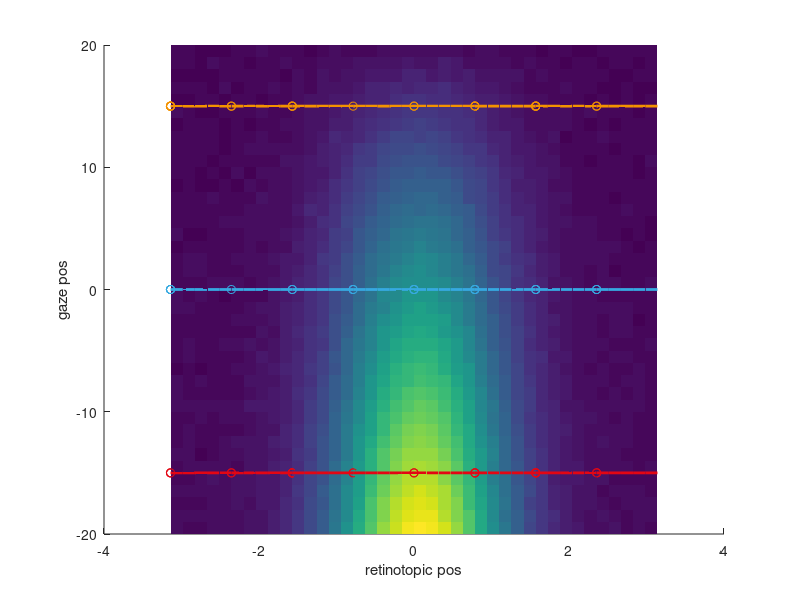
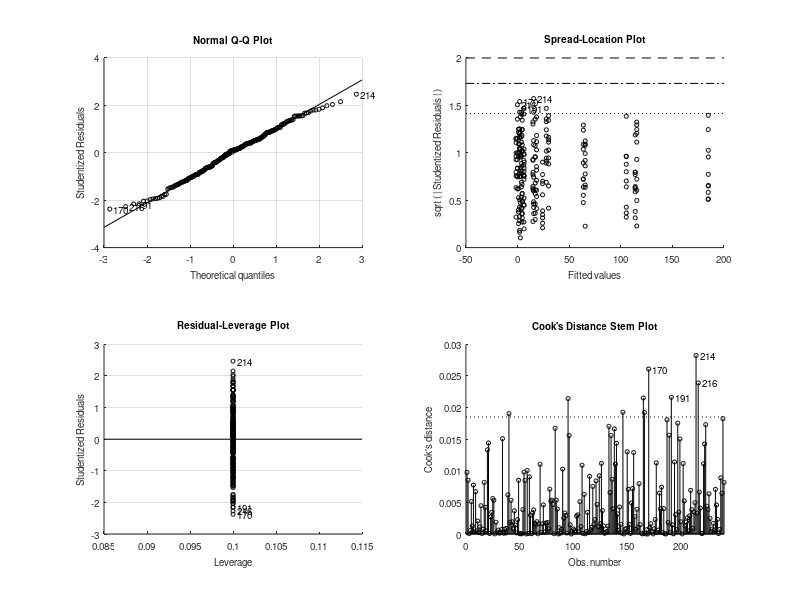

These charts were generated, in order, by the following MATLAB code: (Note: this script raises an error after producing the figures.)
function testsim_gain_field_dPulv2017(modulation_type)

if nargin < 1,
    modulation_type = 'linear_gain';
end
% see also testsim_lip_activity_profile

Noise		= 5;	% Firing rate noise
n_trials_per_cond = 10;

%
bootstrap_method='hierarchical';

% retinotopic Gaussian RF

Center              = 0;	% deg
Amplitude           = 300;	% spikes/s, RF response peak
UnmodulatedFR       = 5;	% spikes/s, ongoing/unmodulated firing
Sigma               = pi/4;	% tuning width
target_positions    = [-pi -pi*3/4 -pi/2 -pi/4 0 pi/4 pi/2 pi*3/4]; % retinotopic position
gaze_positions      = [-15 0 15];
retpos_continous	= -pi:pi/20:pi; % retinotopic position
gazepos_continous	= -20:20;       % gaze position

R		= 1/(sqrt(2*pi)*Sigma)*exp(-(retpos_continous - Center).^2/(2*Sigma^2)); % Gaussian RF profile
% R		= ones(size(retpos)); % no target position modulation
R		= UnmodulatedFR + R/max(R)*Amplitude;

n_trials_per_gaze=numel(target_positions)*n_trials_per_cond;

% target_positions2D_a =  [10    5 0  -5 -10  -5  0   5];
% target_positions2D_b =  [0.001 5 10 5 0.001 -5 -10 -5];
% target_positions2D = complex(target_positions2D_a,target_positions2D_b); % for MANOVA1 analysis


gaze_col = {'r' 'g' 'b'};

gaze_col_rgb = [227 6 19; 54 169 225; 243 146 0]/255;

switch modulation_type % eye position modulation type
    
    case 'linear_gain' %
        
        % E = interp1([gazepos(1) gazepos(end)],[-10 10],gazepos); % Gaze effect: leads to "loss" of main target effect
        % E = interp1([gazepos(1) 0 gazepos(end)],[10 0 10],gazepos); % Gaze effect: bidirectinal increase from center
        E = interp1([gazepos_continous(1) gazepos_continous(end)],[0.7 0],gazepos_continous); % Gaze effect: standard monotonic unidirectional
        % E = interp1([gazepos(1) gazepos(end)],[1 0.3],gazepos); % For CNL evaluatiom poster
        for k = 1:n_trials_per_cond
            FR(:,:,k) = E'*R + Noise*randn(length(gazepos_continous),length(retpos_continous)); % one trial
        end
        
    case 'linear_addition'
        E = interp1([gazepos_continous(1) gazepos_continous(end)],[10 0],gazepos_continous); % Gaze effect
        for k = 1:n_trials_per_cond
            FR(:,:,k) = 1*ones(size(gazepos_continous))'*R + 1*E'*ones(size(retpos_continous)) + Noise*randn(length(gazepos_continous),length(retpos_continous)); % one trial
        end
end

for g = 1:length(gaze_positions)
    col=gaze_col_rgb(g,:);
    gazepos_idx = find(gazepos_continous == gaze_positions(g));
    for t=1:length(target_positions)
        retpos_idx = find(retpos_continous == target_positions(t));
        for k = 1:1:n_trials_per_cond
            FRtarget(t,g,k) = FR(gazepos_idx,retpos_idx,k);
        end
    end
end

t_anova	= repmat(target_positions',[1,size(FRtarget,2),size(FRtarget,3)]);
g_anova	= repmat(gaze_positions,[size(FRtarget,1),1,size(FRtarget,3)]);


FRmean = mean(FR,3);
%FRmean = 1*ones(size(gazepos))'*R + 1*E'*ones(size(retpos)); % For CNL evaluatiom poster

% Plotting
figure;
surface(retpos_continous,gazepos_continous,FRmean); shading flat; hold on;
for g=1:numel(gaze_positions)
    plot3(retpos_continous,gaze_positions(g)*ones(size(retpos_continous)),FRmean(gazepos_continous == gaze_positions(g),:),'Color',gaze_col_rgb(g,:),'LineWidth',2);
    plot3(reshape(t_anova(:,g,:),1,n_trials_per_gaze),reshape(g_anova(:,g,:),1,n_trials_per_gaze),reshape(FRtarget(:,g,:),1,n_trials_per_gaze),'o','Color',gaze_col_rgb(g,:));
end
xlabel('retinotopic pos');
ylabel('gaze pos');



% von mises
F = @(a,x) a(3)+a(1)*exp(cos(x-a(2))*a(4))*exp(a(4)*-1);
opts = optimset('lsqcurvefit');
opts.Display='off';

% ANOVA
%FRtarget4ANOVA	= FRtarget(:);t_anova=t_anova(:); g_anova=g_anova(:);


pct1 = 100*0.05/2; % alpha 0.05
pct2 = 100-pct1;
Positions=t_anova(:);
angles=Positions;
Gazes=g_anova(:);
FR_vectors=FRtarget(:).*exp(1i*Positions);
unique_positions=unique(Positions);
unique_lines_effector=numel(unique(Gazes));
FRs=FRtarget(:);
[p,table,stats,terms] = anovan(FRs,[Positions Gazes],'model','full','varnames',{'target' 'gaze'});
% c = multcompare(stats)

if 0 % one-way vs two-way ANOVA on gaze
    % the question here if presence of another factor (target position) affects the first factor, e.g. in the initial fixation period
    % for this, we should remove the the effect of target position from the simulation, set "no target position modulation" above
    [p,table,stats,terms] = anovan(FRtarget(:),g_anova(:),'model','full','varnames',{'gaze'});
    
    
end % of one-way vs two-way ANOVA on gaze


if 0 % MANOVA1, I do not think it is an appropriate test to detect gain field or a shift in a RF, due to huge variance
    % (but we use some of the code for the bootstrp (see next case))
    
    FRtarget4MANOVA1 = [];
    FRtarget4BOOTCI  = [];
    FRpositions4MANOVA1=[];
    FR4BOOTCI	 = [];
    
    gaze_pos4MANOVA1 = [];
    figure;
    
    
    for g = 1:length(gaze_positions)
        for t=1:length(target_positions)-1,
            
            FRtarget4MANOVA1_ = squeeze(FRtarget(t,g,:))*target_positions2D(t)/abs(target_positions2D(t)); % original Lukas formulation
            FRpositions4MANOVA1_ = repmat([target_positions2D(t) gaze_positions(g)],numel(FRtarget4MANOVA1_),1); % original Lukas formulation
            
            plot(FRtarget4MANOVA1_,'.','Color',gaze_col_rgb(g,:)); hold on;
            
            % FOR ANOVA
            FRtarget4MANOVA1	= [FRtarget4MANOVA1; [real(FRtarget4MANOVA1_) imag(FRtarget4MANOVA1_)]];
            gaze_pos4MANOVA1	= [gaze_pos4MANOVA1; g*ones(n_trials_per_cond,1)];
            % FOR BOOTCI
            FRpositions4MANOVA1     = [	FRpositions4MANOVA1;FRpositions4MANOVA1_];
            FRtarget4BOOTCI         = [FRtarget4BOOTCI; FRtarget4MANOVA1_];
            
            % here we define the indexes that later are used to do hierarchical bootstraping
            indexes_per_position{g,t}=find(FRpositions4MANOVA1(:,1)==target_positions2D(t) & FRpositions4MANOVA1(:,2)==gaze_positions(g));
        end
        plot(mean(FRtarget4MANOVA1(gaze_pos4MANOVA1==g,1)), mean(FRtarget4MANOVA1(gaze_pos4MANOVA1==g,2)),'*','Color',gaze_col_rgb(g,:)); % vector mean
        
    end
    axis equal
    % plot(FRtarget4MANOVA1(:,1), FRtarget4MANOVA1(:,2),'.');
    
    % [D, p] = manova1(FRtarget4MANOVA1,gaze_pos4MANOVA1) % see testsim_manova1.m
    
end % of MANOVA1

if 1 % test gain field via bootstrap - on trial-by-trial FR vectors per target in a complex 2D space, abs and angle, NEEDS FRtarget4BOOTCI
    n_iterations_bootstrap = 1000;
    
    LB=double([0                 -pi    min(FRs)        1/pi]); %% Amplitude Direction Baseline Width
    UB=double([max([FRs;1])*1.3  pi     max([FRs;1])    10000]);%% Amplitude Direction Baseline Width
    X0=double([max(FRs)          0      min(FRs)        4/pi]); %% Amplitude Direction Baseline Width
    for lin = 1:max(unique_lines_effector)
        tr=Gazes'==gaze_positions(lin);
        mean_FR_angle=angle(mean(FR_vectors(tr)));
        %FRtarget4BOOTCI_ = FRtarget4BOOTCI(gaze_pos4MANOVA1==lin);
        
        %% bootstrapping
        n_samples_per_bootstrap=NaN;
        for p=1:numel(unique_positions)
            idexes_per_position{p}=find(Positions==unique_positions(p) & tr');
            FR_vector_per_position(p)=nanmean(FR_vectors(idexes_per_position{p}));
            n_samples_per_bootstrap=min([n_samples_per_bootstrap, numel(idexes_per_position{p})]);
        end
        
        if n_samples_per_bootstrap>=1%here should actually be 5!?
            for k=1:n_iterations_bootstrap
                idx_idx=cellfun(@(x) x(randsample(numel(x),10,true)),idexes_per_position,'Uniformoutput',false);
                idx_idx=[idx_idx{:}];
                bootstat(k,:)=[abs(nansum(FR_vectors(idx_idx(:)))/size(idx_idx,1)) angle(nansum(FR_vectors(idx_idx(:))/size(idx_idx,1))) 0 pi/4];
                bootstat_fit(k,:)=lsqcurvefit(F,double(X0),double(angles(idx_idx(:))),double(FRs(idx_idx(:))),LB,UB,opts);
            end
        else
            bootstat=single(NaN(n_iterations_bootstrap,4));
        end
        
        bootstat(:,2) = mod(bootstat(:,2)-mean_FR_angle+5*pi,2*pi)-pi+mean_FR_angle; % shift so CIs are around the mean
        bootstraped(lin).CI_amp   = [prctile(bootstat(:,1),pct1,1) nanmean(bootstat(:,1)) prctile(bootstat(:,1),pct2,1)];
        bootstraped(lin).CI_angle = [prctile(bootstat(:,2),pct1,1) nanmean(bootstat(:,2)) prctile(bootstat(:,2),pct2,1)];
        bootstraped(lin).CI_base  = [prctile(bootstat_fit(:,3),pct1,1) nanmean(bootstat_fit(:,3)) prctile(bootstat_fit(:,3),pct2,1)];
        bootstraped(lin).CI_kappa = [prctile(bootstat_fit(:,4),pct1,1) nanmean(bootstat_fit(:,4)) prctile(bootstat_fit(:,4),pct2,1)];
        
        bootstraped(lin).FR_vectors                 = bootstat(:,1).*exp(1i*bootstat(:,2));
        bootstraped(lin).mean_FR_vector             = nanmean(bootstraped(lin).FR_vectors);
        bootstraped(lin).original_mean_FR_vector    = nansum(FR_vector_per_position);
        % for plotting
        bootstraped(lin).mean_amp   = nanmean(bootstat(:,1));
        bootstraped(lin).mean_angle = mean(bootstat(:,2));
        bootstraped(lin).mean_base  = mean(bootstat_fit(:,3));
        bootstraped(lin).mean_kappa = mean(bootstat_fit(:,4));
        % for CIs
        bootstraped(lin).raw_amp   = bootstat(:,1);
        bootstraped(lin).raw_angle = bootstat(:,2);
        bootstraped(lin).raw_base  = bootstat_fit(:,3);
        bootstraped(lin).raw_kappa = bootstat_fit(:,4);
        
        %
        %         bootstat1 = bootstat(:,1);
        %         bootstat2 = bootstat(:,2);
        %         % bootstat2 = unwrap(bootstat2); % not working well in real life examples, according to Lukas
        %         mean_FR_angle = angle(mean(FRtarget4BOOTCI_));
        %         bootstat2 =  mod(bootstat(:,2)-mean_FR_angle+5*pi,2*pi)-pi+mean_FR_angle; % Lukas
        %
        %         pct1 = 100*0.05/2; % alpha 0.05
        %         pct2 = 100-pct1;
        %
        %         lower = prctile(bootstat1,pct1,1);
        %         upper = prctile(bootstat1,pct2,1);
        %         ci1 =[lower;upper];
        %         CI1(:,g) = ci1;
        %         meanBS1(g) = mean(bootstat1);
        %         BOOTSTAT1(:,g) = bootstat1;
        %
        %         lower = prctile(bootstat2,pct1,1);
        %         upper = prctile(bootstat2,pct2,1);
        %         ci2 =[lower;upper];
        %         CI2(:,g) = ci2;
        %         meanBS2(g) = mean(bootstat2);
        %
        %         subplot(1,2,1)
        %
        %         hp = polar([meanBS2(g) meanBS2(g)],[ci1(1) ci1(2)]); set(hp,'Color',gaze_col_rgb(g,:),'LineWidth',2); hold on;
        %
        %         th = linspace( ci2(1), ci2(2), 10);
        %         hp = polar(th,meanBS1(g)*ones(size(th)),[gaze_col{g}]); set(hp,'Color',gaze_col_rgb(g,:),'LineWidth',2);
        %         polar(angle(mean(FRtarget4BOOTCI_)),abs(mean(FRtarget4BOOTCI_)),'ko'); hold on
        %         polar(meanBS2(g),meanBS1(g),'kx');
        %
        %         subplot(1,2,2);
        %         hp = polar(bootstat2,bootstat1,[gaze_col{g} '.']); hold on
        %         set(hp,'Color',gaze_col_rgb(g,:));
        %
        
    end
    
    %% significance with CI overlap
    CI1=vertcat(bootstraped.CI_amp);
    Lower_bound=CI1(:,1);
    Mean_values=CI1(:,2);
    Upper_bound=CI1(:,3);
    %sign_diff = ~(bsxfun( @le, Lower_bound, Mean_values' ) & bsxfun( @ge, Upper_bound, Mean_values' ));
    sign_diff = ~(bsxfun( @le, Lower_bound, Upper_bound' ) & bsxfun( @ge, Upper_bound, Lower_bound' ));
    significant_gain1=any(any(sign_diff));
    
    for c_s=1:numel(bootstraped)+1 %% shifting always one by 2 pi to find overlaps around 0
        CI1=vertcat(bootstraped.CI_angle);
        if c_s<numel(bootstraped)
            CI1(c_s,:)= CI1(c_s,:)+2*pi;
        end
        Lower_bound=CI1(:,1);
        Mean_values=CI1(:,2);
        Upper_bound=CI1(:,3);
        %sign_diff = ~(bsxfun( @le, Lower_bound, Mean_values' ) & bsxfun( @ge, Upper_bound, Mean_values' ));
        sign_diff = ~(bsxfun( @le, Lower_bound, Upper_bound' ) & bsxfun( @ge, Upper_bound, Lower_bound' ));
        %
        significant_shift(c_s)=any(any(sign_diff));
    end
    significant_shift1=all(significant_shift); % only true if CIs are not overlapping for any 2*pi shift
    
    %% significance with CIs of differences
    temp1=true(numel(bootstraped));
    [temp2 temp3]=ind2sub(size(temp1),find(temp1));
    comparison_matrix=[temp2(temp2<temp3) temp3(temp2<temp3)];
    for c_s=1:size(comparison_matrix,1) %% shifting always one by 2 pi to find overlaps around 0
        tt=bootstraped(comparison_matrix(c_s,1)).raw_amp-bootstraped(comparison_matrix(c_s,2)).raw_amp;
        CI1_diff(c_s,:)=[prctile(tt,pct1,1) prctile(tt,pct2,1)];
        
        tt=bootstraped(comparison_matrix(c_s,1)).raw_angle-bootstraped(comparison_matrix(c_s,2)).raw_angle;
        %tt=[tt tt+pi tt-pi tt+2*pi tt-2*pi tt*3+pi tt-3*pi tt+4*pi tt-4*pi];
        tt=[tt tt+2*pi tt-2*pi tt+4*pi tt-4*pi];% ti ti+2*pi ti-2+pi ti+4*pi ti-4*pi];
        [~,totest_for_CI_indexes]=min(abs(tt),[],2);
        tt=tt(sub2ind(size(tt),1:size(tt,1),totest_for_CI_indexes'))';
        CI2_diff(c_s,:)=[prctile(tt,pct1,1) prctile(tt,pct2,1)];
    end
    significant_gain2=any(CI1_diff(:,1)>0 | CI1_diff(:,2)<0);
    significant_shift2=any(CI2_diff(:,1)>0 | CI2_diff(:,2)<0);
    
    
    
    
    %
    %     % test significance
    %
    %     BOOTSTAT_DIFF(:,1) = BOOTSTAT1(:,1) - BOOTSTAT1(:,2);
    %     BOOTSTAT_DIFF(:,2) = BOOTSTAT1(:,1) - BOOTSTAT1(:,3);
    %     BOOTSTAT_DIFF(:,3) = BOOTSTAT1(:,2) - BOOTSTAT1(:,3);
    %
    %     H = 0;
    %
    %     for k = 1:3, % 3 pair combinations
    %
    %         ci_l = prctile(BOOTSTAT_DIFF(:,k),pct1,1);
    %         ci_u = prctile(BOOTSTAT_DIFF(:,k),pct2,1);
    %         ci_diff =[ci_l;ci_u];
    %
    %         if ci_diff(1)>0 || ci_diff(2)<0;
    %             H = 1;
    %         end
    %
    %     end
    %    decision = {'not significant','significant'};
    
    figure_handle=figure;
    linespec.visible='off';
    markersize=20;
    max_FR_vector=max(abs(vertcat(bootstraped.FR_vectors)));
    polar(0, max_FR_vector,linespec);
    hold on
    for lin=1:max(unique_lines_effector)
        scatter(real([bootstraped(lin).FR_vectors]),imag([bootstraped(lin).FR_vectors]),5,gaze_col_rgb(lin,:));
        FR_vector=bootstraped(lin).mean_FR_vector;
        original_FR_vector=bootstraped(lin).original_mean_FR_vector;
        FR_Amp_CI=bootstraped(lin).CI_amp([1,end])*FR_vector/abs(FR_vector);
        FR_Ang_CI=exp(1i*bootstraped(lin).CI_angle)*abs(FR_vector);
        FR_Ang_CI_rad=exp(1i*[bootstraped(lin).CI_angle(1):pi/100:bootstraped(lin).CI_angle(end) bootstraped(lin).CI_angle(end)])*abs(FR_vector);
        plot(real(original_FR_vector),imag(original_FR_vector),'h','markersize',markersize,'markeredgecolor','k','color',gaze_col_rgb(lin,:),'Markerfacecolor',gaze_col_rgb(lin,:));
        plot(real(FR_vector),imag(FR_vector),'s','markersize',markersize,'markeredgecolor','k','color',gaze_col_rgb(lin,:),'Markerfacecolor',gaze_col_rgb(lin,:));
        plot(real(FR_Amp_CI),imag(FR_Amp_CI),'d-','linewidth',3,'markersize',markersize,'markeredgecolor','k','color',gaze_col_rgb(lin,:));
        %plot(real(bootstraped(lin).CI_amp(2)*FR_vector),imag(bootstraped(lin).CI_amp(2)*FR_vector),'d','color',gaze_col_rgb(lin,:));
        plot(real(FR_Ang_CI(1)),imag(FR_Ang_CI(1)),'d','linewidth',3,'markersize',markersize,'markeredgecolor','k','color',gaze_col_rgb(lin,:));
        plot(real(FR_Ang_CI(end)),imag(FR_Ang_CI(end)),'d','linewidth',3,'markersize',markersize,'markeredgecolor','k','color',gaze_col_rgb(lin,:));
        line([real(FR_Ang_CI_rad)],[imag(FR_Ang_CI_rad)],'linewidth',3,'color',gaze_col_rgb(lin,:))
    end
    
    title(num2str([significant_gain1 significant_shift1 significant_gain2 significant_shift2]));
    
    
    
end % of if test gain field via bootstrap - on trial-by-trial FR vectors in 2D space

if 0 % test gain field via bootstrap - simple example on mean FR in each gaze position
    figure
    for g = 1:length(gaze_positions)
        FR = reshape(squeeze(FRtarget(:,g,:)),n_trials_per_cond*length(target_positions),1);
        meanFR = mean(FR);
        fun = @(x)mean(x);
        
        [ci,bootstat] = bootci(500, fun, FR);
        
        CI(:,g) = ci;
        meanBS(g) = mean(bootstat);
        plot(g,meanFR,'ko'); hold on
        plot(g,meanBS(g),'r.');
        plot(g,ci,'rs');
    end
    
end % of if test gain field via bootstrap - simple example on mean FR in each gaze position

if 0 % Test different ANOVA variants
    % 3 gaze positions, 2 or 3 targets, 10 trials
    
    Noise			= 1;	% Firing rate noise
    n_trials_per_cond	= 10;
    
    % variant 1: no main effects, only interaction
    FRtarget4ANOVA = repmat(reshape([	10 0
        0 10
        5 5],6,1),n_trials_per_cond,1) + Noise*randn(3*2*10,1);
    target_pos	= repmat([1;1;1;2;2;2],n_trials_per_cond,1);
    gaze_pos	= repmat([1;2;3;1;2;3],n_trials_per_cond,1);
    [p,table,stats,terms] = anovan(FRtarget4ANOVA,[target_pos gaze_pos],'model','full','varnames',{'target' 'gaze'});
    
    % variant 2: no main effects, only interaction
    FRtarget4ANOVA = repmat(reshape([	0 10
        5 5
        10 0],6,1),n_trials_per_cond,1) + Noise*randn(3*2*10,1);
    target_pos	= repmat([1;1;1;2;2;2],n_trials_per_cond,1);
    gaze_pos	= repmat([1;2;3;1;2;3],n_trials_per_cond,1);
    [p,table,stats,terms] = anovan(FRtarget4ANOVA,[target_pos gaze_pos],'model','full','varnames',{'target' 'gaze'});
    
    % variant 3: target effect and interaction
    FRtarget4ANOVA = repmat(reshape([	0 10 40
        5 15 30
        10 20 20],9,1),n_trials_per_cond,1) + Noise*randn(3*3*10,1);
    target_pos	= repmat([1;1;1;2;2;2;3;3;3],n_trials_per_cond,1);
    gaze_pos	= repmat([1;2;3;1;2;3;1;2;3],n_trials_per_cond,1);
    [p,table,stats,terms] = anovan(FRtarget4ANOVA,[target_pos gaze_pos],'model','full','varnames',{'target' 'gaze'});
    
end % of Test different ANOVA variants



